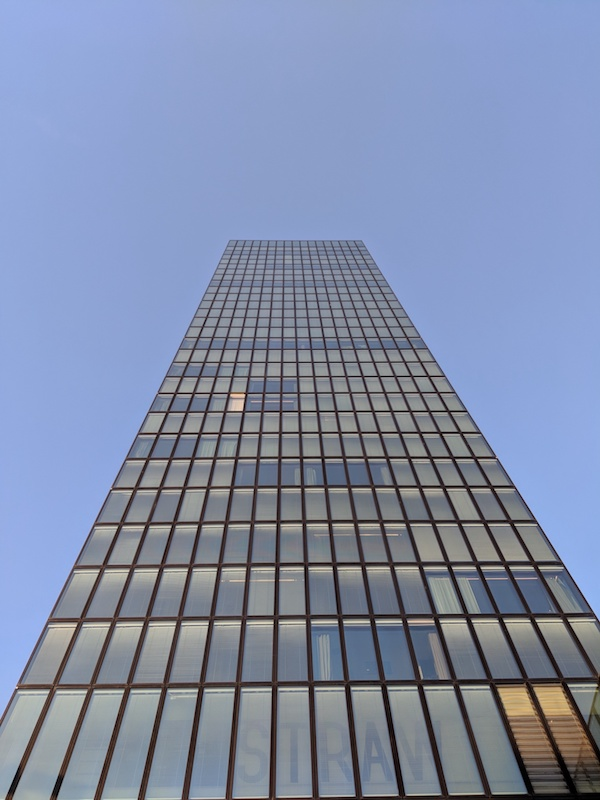
#> input picture PC_test_1.jpg, 600 x 800 px
$ python Lab2.py
#> lines starting #> are read from the running program, lines starting #| are printed output that depends on the picture
# -*- coding: utf-8 -*-
#!/Users/Hp/AppData/Local/Programs/Python/Python311

"""
Created on Fri Nov 11 21:03:20 2022

@author: oadedeji
"""

import numpy as np
from PIL import Image
import matplotlib.pyplot as plt
from numpy.linalg import inv


#To run, use python filename.py

def generate_H_inverse(processed_cord, distorted_cord):
    """


    Parameters
    ----------
    processed_cord : (row,col)
    distorted_cord : (row,col)

    Returns
    -------
    h_inv : 3 by 3 matrix

    """
    # Extract the X matrix
    X = np.array([[distorted_cord[0],distorted_cord[1],1,0,0,0, -processed_cord[0]*distorted_cord[0], -processed_cord[0]*distorted_cord[1]],[0,0,0,distorted_cord[0],distorted_cord[1],1,-processed_cord[1]*distorted_cord[0],-processed_cord[1]*distorted_cord[1]],[distorted_cord[2],distorted_cord[3],1,0,0,0, -processed_cord[2]*distorted_cord[2], -processed_cord[2]*distorted_cord[3]],[0,0,0,distorted_cord[2],distorted_cord[3],1,-processed_cord[3]*distorted_cord[2],-processed_cord[3]*distorted_cord[3]],[distorted_cord[4],distorted_cord[5],1,0,0,0, -processed_cord[4]*distorted_cord[4], -processed_cord[4]*distorted_cord[5]],[0,0,0,distorted_cord[4],distorted_cord[5],1,-processed_cord[5]*distorted_cord[4],-processed_cord[5]*distorted_cord[5]],[distorted_cord[6],distorted_cord[7],1,0,0,0, -processed_cord[6]*distorted_cord[6], -processed_cord[6]*distorted_cord[7]],[0,0,0,distorted_cord[6],distorted_cord[7],1,-processed_cord[7]*distorted_cord[6],-processed_cord[7]*distorted_cord[7]]])

    #Get the inverse of X and comfirm that the product of inverse and X gives identity matrix
    distorted_inv = inv(X)
    np.allclose(np.dot(X, distorted_inv), np.eye(8))

    #Get the H matrix
    H = np.dot(distorted_inv, processed_cord)

    #Convert the array to a list
    h_reshaped = list(H)

    #Append 1 to the list so as to have 9 items(to be able to reshape to 3 by 3)
    h_reshaped.append(1)

    #Convert back to an array and reshape to 3 by 3
    h_reshaped = np.array(h_reshaped)
    h_reshaped = h_reshaped.reshape(3,3)

    # Get the inverse of the resultant H matrix and return it
    h_inv = inv(h_reshaped)

    return h_inv


def perspective_distortion(image_array, processed_array,h_inv):
    """


    Parameters
    ----------
    image_array : Image array
    processed_array : Processed array
    h_inv : H inverse

    Returns
    -------
    processed_array : resultant processed array

    """

    # Loop through all the pixels in the processed array
    #For every i and j in the processed array, get the corresponding c and d in the distortion array
    #Place the RGB value at that c,d pixel value in the i,j position
    #Return the processed array

    for i in range(processed_array.shape[0]):
        for j in range(processed_array.shape[1]):
            a_b = np.array([i,j,1])
            c_d = np.dot(h_inv,a_b)
            c = int(c_d[0]/c_d[2])
            d = int(c_d[1]/c_d[2])

            if (c >= 0 and c < image_array.shape[0]) and (d >= 0 and d < image_array.shape[1]):
                processed_array[i,j] = image_array[c,d]

    return processed_array

#Load the image, extract the array, and set the processed array as zero
my_image1 = Image.open("PC_test_1.jpg")
#> my_image1 is the input picture: PIL image 600x800 RGB; mean R, G, B 128.6, 140.4, 168
image_array_1 = np.asarray(my_image1, np.float64)
processed_array_1 = np.where(image_array_1 <= 256, 0,0)
#> processed_array_1: shape (800, 600, 3) int64; every value is 0

my_image2 = Image.open("PC_test_2.jpg")
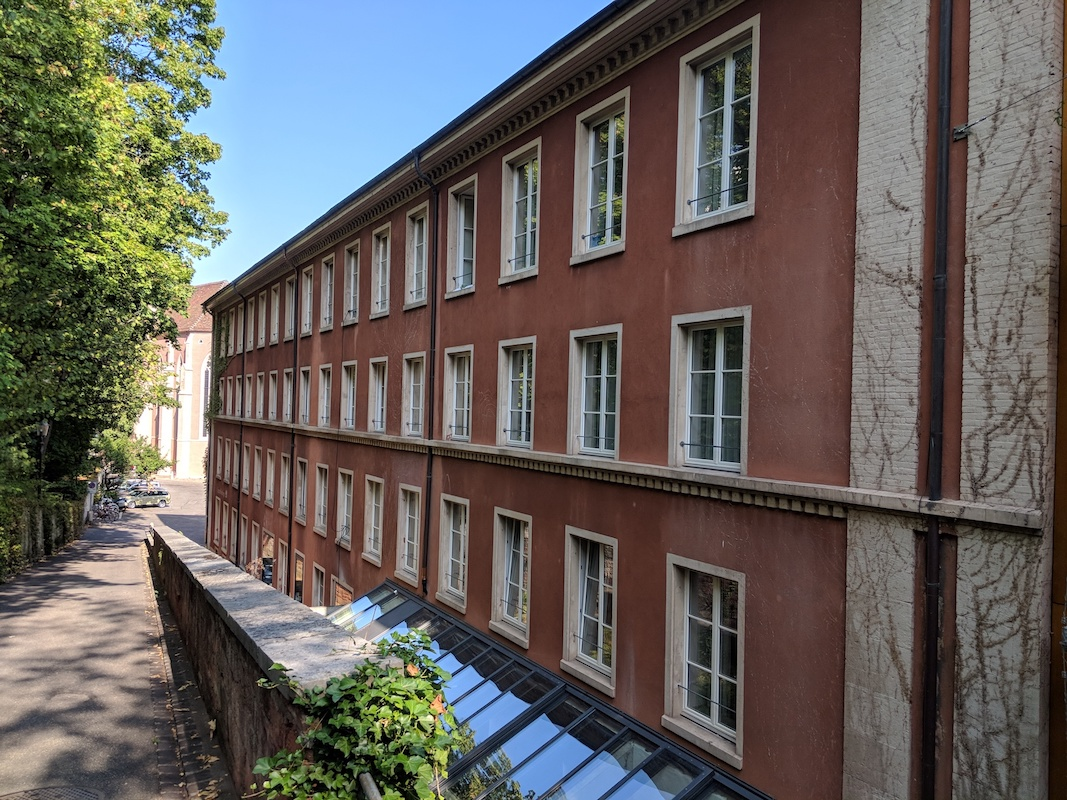
#> input picture PC_test_2.jpg, 1067 x 800 px
#> my_image2 is the input picture: PIL image 1067x800 RGB; mean R, G, B 100.6, 96, 92
image_array_2 = np.asarray(my_image2, np.float64)
processed_array_2 = np.where(image_array_2 <= 256, 0,0)
#> processed_array_2: shape (800, 1067, 3) int64; every value is 0

#Get the coordinates distorted = [c1,d1,c2,d2,c3,d3....], likewise for processed (a,b)
processed_cord_1 = [433,137,345,137,345,477,433,477]
distorted_cord_1 = [433,137,345,179,345,425,431,477]

processed_cord_2 = [540,473,324,473,324,621,540,621]
distorted_cord_2 = [500,469,343,473,324,621,540,617]

#Get the H inverse
h_inv_1 = generate_H_inverse(processed_cord_1,distorted_cord_1)
h_inv_2 = generate_H_inverse(processed_cord_2,distorted_cord_2)

#Perform perspective distortion correction
processed_array_1 = perspective_distortion(image_array_1, processed_array_1,h_inv_1)
#> after the loop in perspective_distortion, `for i in range(processed_array.shape[0]):`:
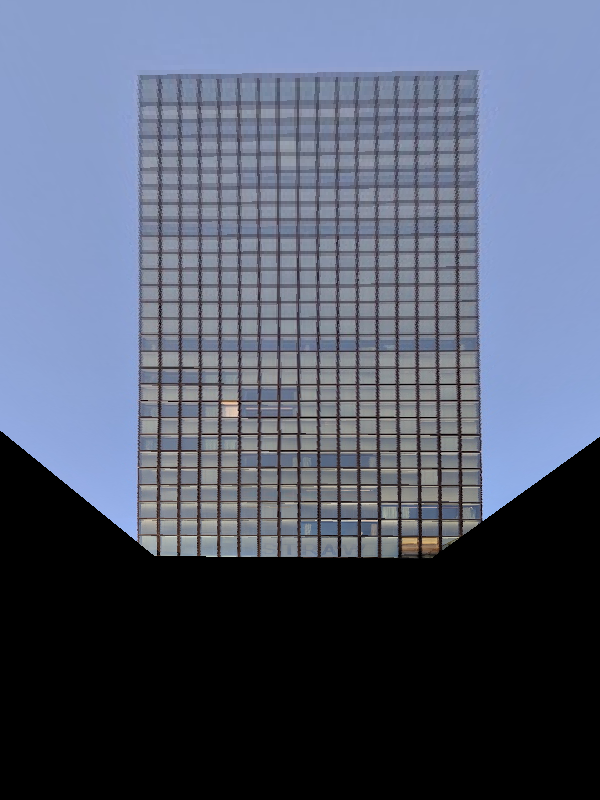
#> processed_array: shape (800, 600, 3) int64; mean R, G, B 83.1, 91.2, 110.5
processed_array_2 = perspective_distortion(image_array_2, processed_array_2,h_inv_2)
#> after the loop in perspective_distortion (call 2), `for i in range(processed_array.shape[0]):`:
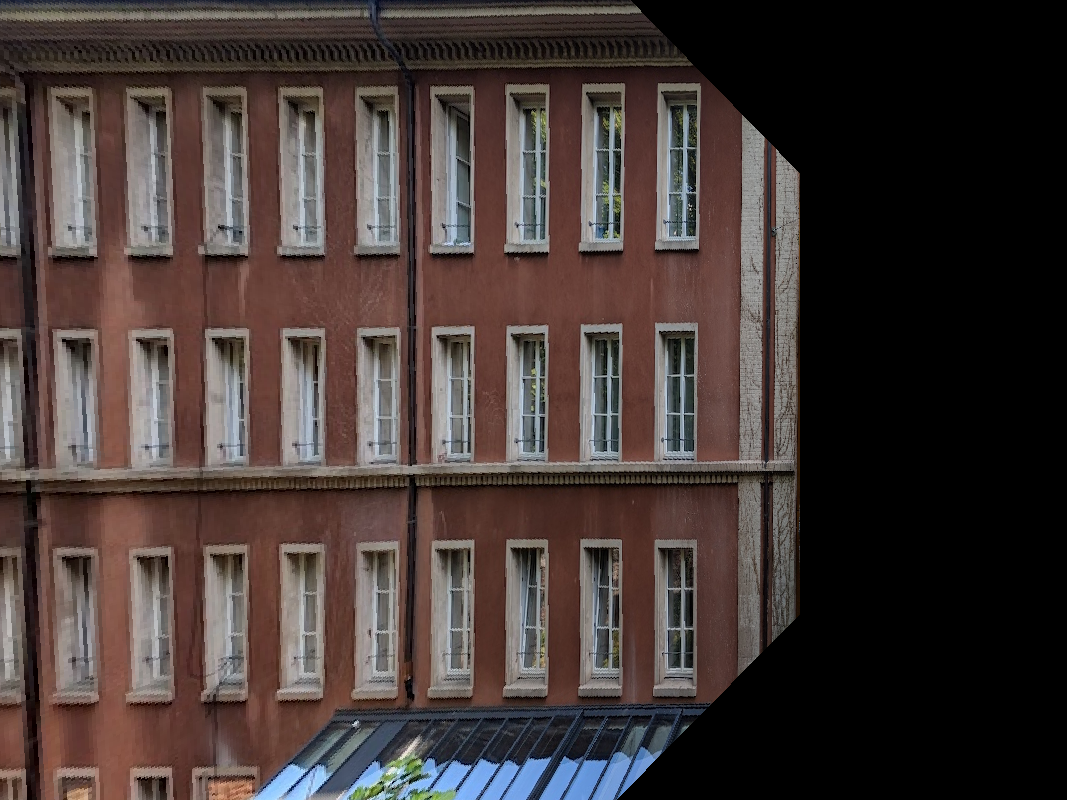
#> processed_array: shape (800, 1067, 3) int64; mean R, G, B 68.8, 57.4, 54.9

#Save the processed image in that directory
Image.fromarray(processed_array_1.astype(np.uint8)).save("processed_test_1.jpg")
Image.fromarray(processed_array_2.astype(np.uint8)).save("processed_test_2.jpg")

#Show that operation has been completed
print("Done")
